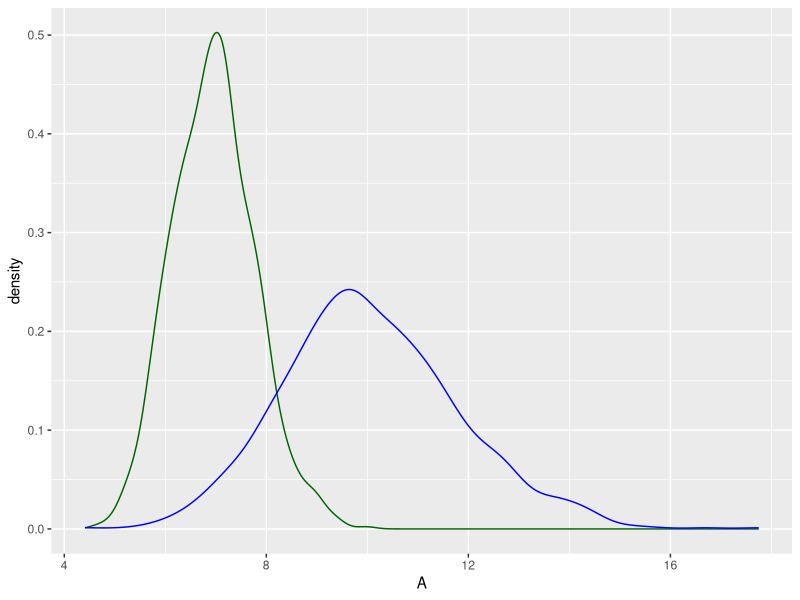

Generate this figure with R:
library(ggplot2)
library(grid)
library(gridExtra)
library(plotrix)

###question 1
set.seed(123)
c_alpha = 70
c_beta = 10
d_alpha = 33.3
d_beta = 3.3
n = 1000

c_gamma <- rgamma(n, c_alpha, c_beta)
d_gamma <- rgamma(n, d_alpha, d_beta)

priors = data.frame(A = c_gamma, B = d_gamma)
ggplot(data=priors, aes(A))+geom_density(color="darkgreen")+geom_density(aes(B), color="blue")

###mean for Chrystal is around 7, mean for Danny is around 9. Chrystal is more confident

qgamma(0.05, c_alpha, c_beta)
qgamma(0.95, c_alpha, c_beta)

qgamma(0.05, d_alpha, d_beta)
qgamma(0.95, d_alpha, d_beta)

###part d, if she decreases alpha and beta by the same amount, she can keep the same ratio for mean, but would increase her variance


Day = c("Monday","Tuesday","Wednesday","Thursday","Friday","Saturday","Sunday")
Number_of_ER_Visits = c(8,6,6,9,8,9,7)    
data <- data.frame(Day, Number_of_ER_Visits)

y_sum = sum(Number_of_ER_Visits)
n = 7
s=1000

set.seed(123)
c_post <- rgamma(s, c_alpha + y_sum, c_beta + n)

qgamma(0.05, c_alpha + y_sum, c_beta + n)
qgamma(0.95, c_alpha + y_sum, c_beta + n)


sum(c_post > 6)/s

pred_theta <- rgamma(7, c_alpha + y_sum, c_beta + n)
sum_theta = sum(pred_theta)

pred_delta <- rnbinom(7, size = 70+sum_theta, mu = (70+sum_theta)/(10+n))
pred_delta
                     